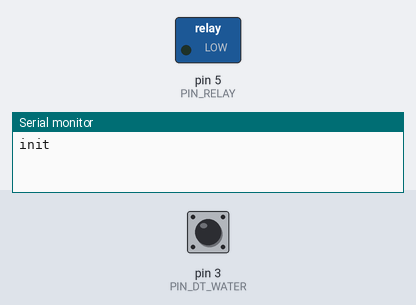
The sketch below on a simulated Arduino Uno, built with avr-gcc and run on an emulated ATmega328P. On the bench: switched loads named in the sketch (green lamp = pin HIGH), the last lines printed to the serial monitor. The test bench sets the inputs (shaded band); at power-on: pin 3 (PIN_DT_WATER) HIGH.

Above: at 1.2 s.
1.3 s: pin 3 (PIN_DT_WATER) pulled LOW for 1 s
At 2.7 s:
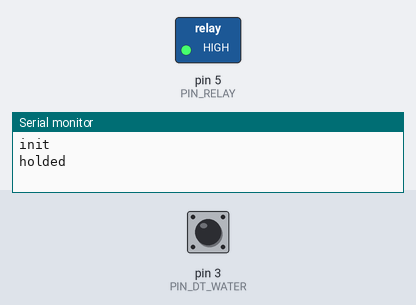
Timing chart, 0 to 23.3 s (numbered marks = the images above; inputs shaded):
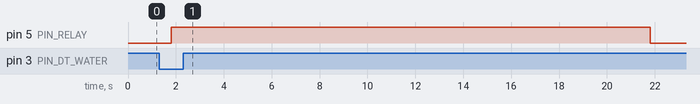

The sketch:

pomp.ino
```cpp
#define PIN_RELAY 5 // пин для подключения реле
#define PIN_DT_WATER 3// пин подключения микровыключателя
#define TIME_TO_WORK 20000 //время включения реле в мс

#include "GyverButton.h"
#include "GyverTimer.h"

GTimer myTimer(MS);
GButton dtWater(PIN_DT_WATER);

boolean isStartTimer = false;


void setup()
{
  Serial.begin(9600);
  while (!Serial);
  pinMode(PIN_RELAY, OUTPUT); // Объявляем пин реле как выход
  digitalWrite(PIN_RELAY, LOW); // Выключаем реле - посылаем низкий сигнал
  myTimer.setTimeout(TIME_TO_WORK);
  myTimer.stop();
  Serial.println("init");
}

void loop()
{
  dtWater.tick();
  goOutWater();
  if (dtWater.isHolded()& !isStartTimer) {
      Serial.println("holded");
      myTimer.start();
      isStartTimer = true;
  }
  if (myTimer.isReady()){
      Serial.println("timer stop");
      myTimer.stop();
      isStartTimer = false;
  }
}

void goOutWater(){
  if (isStartTimer) {
    digitalWrite(PIN_RELAY, HIGH);
  } else {
    digitalWrite(PIN_RELAY, LOW);
  }

}
```

Measured:
- after the input at 1.3 s, pin 5 (PIN_RELAY): LOW → HIGH after 0.50 s, → LOW 20.0 s later
